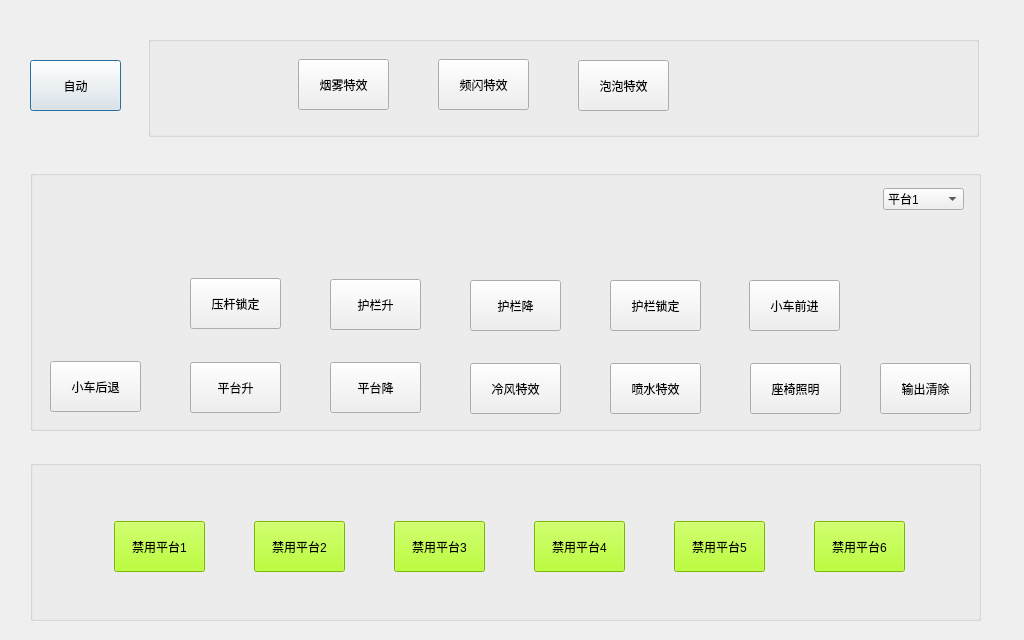
<?xml version="1.0" encoding="UTF-8"?>
<ui version="4.0">
 <class>MotusHand</class>
 <widget class="QDialog" name="MotusHand">
  <property name="geometry">
   <rect>
    <x>0</x>
    <y>0</y>
    <width>1024</width>
    <height>640</height>
   </rect>
  </property>
  <property name="minimumSize">
   <size>
    <width>1024</width>
    <height>640</height>
   </size>
  </property>
  <property name="maximumSize">
   <size>
    <width>1024</width>
    <height>640</height>
   </size>
  </property>
  <property name="windowTitle">
   <string>Dialog</string>
  </property>
  <property name="styleSheet">
   <string notr="true">#MotusHand{background-image: url(:/picture/handbackground.png);}</string>
  </property>
  <widget class="QPushButton" name="handButton">
   <property name="geometry">
    <rect>
     <x>30</x>
     <y>60</y>
     <width>91</width>
     <height>51</height>
    </rect>
   </property>
   <property name="text">
    <string>自动</string>
   </property>
  </widget>
  <widget class="QGroupBox" name="platfromAbleGroupBox">
   <property name="geometry">
    <rect>
     <x>30</x>
     <y>460</y>
     <width>951</width>
     <height>161</height>
    </rect>
   </property>
   <property name="title">
    <string/>
   </property>
   <widget class="QPushButton" name="disablePlatfrom1">
    <property name="geometry">
     <rect>
      <x>84</x>
      <y>61</y>
      <width>91</width>
      <height>51</height>
     </rect>
    </property>
    <property name="styleSheet">
     <string notr="true">background-color: rgb(170, 255, 0);</string>
    </property>
    <property name="text">
     <string>禁用平台1</string>
    </property>
   </widget>
   <widget class="QPushButton" name="disablePlatfrom3">
    <property name="geometry">
     <rect>
      <x>364</x>
      <y>61</y>
      <width>91</width>
      <height>51</height>
     </rect>
    </property>
    <property name="styleSheet">
     <string notr="true">background-color: rgb(170, 255, 0);</string>
    </property>
    <property name="text">
     <string>禁用平台3</string>
    </property>
   </widget>
   <widget class="QPushButton" name="disablePlatfrom4">
    <property name="geometry">
     <rect>
      <x>504</x>
      <y>61</y>
      <width>91</width>
      <height>51</height>
     </rect>
    </property>
    <property name="styleSheet">
     <string notr="true">background-color: rgb(170, 255, 0);</string>
    </property>
    <property name="text">
     <string>禁用平台4</string>
    </property>
   </widget>
   <widget class="QPushButton" name="disablePlatfrom5">
    <property name="geometry">
     <rect>
      <x>644</x>
      <y>61</y>
      <width>91</width>
      <height>51</height>
     </rect>
    </property>
    <property name="styleSheet">
     <string notr="true">background-color: rgb(170, 255, 0);</string>
    </property>
    <property name="text">
     <string>禁用平台5</string>
    </property>
   </widget>
   <widget class="QPushButton" name="disablePlatfrom6">
    <property name="geometry">
     <rect>
      <x>784</x>
      <y>61</y>
      <width>91</width>
      <height>51</height>
     </rect>
    </property>
    <property name="styleSheet">
     <string notr="true">background-color: rgb(170, 255, 0);</string>
    </property>
    <property name="text">
     <string>禁用平台6</string>
    </property>
   </widget>
   <widget class="QPushButton" name="disablePlatfrom2">
    <property name="geometry">
     <rect>
      <x>224</x>
      <y>61</y>
      <width>91</width>
      <height>51</height>
     </rect>
    </property>
    <property name="styleSheet">
     <string notr="true">background-color: rgb(170, 255, 0);</string>
    </property>
    <property name="text">
     <string>禁用平台2</string>
    </property>
   </widget>
  </widget>
  <widget class="QGroupBox" name="handFunctionGroupBox">
   <property name="geometry">
    <rect>
     <x>30</x>
     <y>170</y>
     <width>951</width>
     <height>261</height>
    </rect>
   </property>
   <property name="title">
    <string/>
   </property>
   <widget class="QPushButton" name="carFront">
    <property name="geometry">
     <rect>
      <x>719</x>
      <y>110</y>
      <width>91</width>
      <height>51</height>
     </rect>
    </property>
    <property name="text">
     <string>小车前进</string>
    </property>
   </widget>
   <widget class="QPushButton" name="guardBarUp">
    <property name="geometry">
     <rect>
      <x>300</x>
      <y>109</y>
      <width>91</width>
      <height>51</height>
     </rect>
    </property>
    <property name="text">
     <string>护栏升</string>
    </property>
   </widget>
   <widget class="QPushButton" name="guardBarDown">
    <property name="geometry">
     <rect>
      <x>440</x>
      <y>110</y>
      <width>91</width>
      <height>51</height>
     </rect>
    </property>
    <property name="text">
     <string>护栏降</string>
    </property>
   </widget>
   <widget class="QPushButton" name="guardBarLock">
    <property name="geometry">
     <rect>
      <x>580</x>
      <y>110</y>
      <width>91</width>
      <height>51</height>
     </rect>
    </property>
    <property name="text">
     <string>护栏锁定</string>
    </property>
   </widget>
   <widget class="QPushButton" name="pressureBarLock">
    <property name="geometry">
     <rect>
      <x>160</x>
      <y>108</y>
      <width>91</width>
      <height>51</height>
     </rect>
    </property>
    <property name="text">
     <string>压杆锁定</string>
    </property>
   </widget>
   <widget class="QPushButton" name="carBack">
    <property name="geometry">
     <rect>
      <x>20</x>
      <y>191</y>
      <width>91</width>
      <height>51</height>
     </rect>
    </property>
    <property name="text">
     <string>小车后退</string>
    </property>
   </widget>
   <widget class="QPushButton" name="platfromDown">
    <property name="geometry">
     <rect>
      <x>300</x>
      <y>192</y>
      <width>91</width>
      <height>51</height>
     </rect>
    </property>
    <property name="text">
     <string>平台降</string>
    </property>
   </widget>
   <widget class="QPushButton" name="platfromUp">
    <property name="geometry">
     <rect>
      <x>160</x>
      <y>192</y>
      <width>91</width>
      <height>51</height>
     </rect>
    </property>
    <property name="text">
     <string>平台升</string>
    </property>
   </widget>
   <widget class="QComboBox" name="comboBox">
    <property name="geometry">
     <rect>
      <x>853</x>
      <y>18</y>
      <width>81</width>
      <height>22</height>
     </rect>
    </property>
    <item>
     <property name="text">
      <string>平台1</string>
     </property>
    </item>
    <item>
     <property name="text">
      <string>平台2</string>
     </property>
    </item>
    <item>
     <property name="text">
      <string>平台3</string>
     </property>
    </item>
    <item>
     <property name="text">
      <string>平台4</string>
     </property>
    </item>
    <item>
     <property name="text">
      <string>平台5</string>
     </property>
    </item>
    <item>
     <property name="text">
      <string>平台6</string>
     </property>
    </item>
   </widget>
   <widget class="QPushButton" name="coldWind">
    <property name="geometry">
     <rect>
      <x>440</x>
      <y>193</y>
      <width>91</width>
      <height>51</height>
     </rect>
    </property>
    <property name="text">
     <string>冷风特效</string>
    </property>
   </widget>
   <widget class="QPushButton" name="sprayWater">
    <property name="geometry">
     <rect>
      <x>580</x>
      <y>193</y>
      <width>91</width>
      <height>51</height>
     </rect>
    </property>
    <property name="text">
     <string>喷水特效</string>
    </property>
   </widget>
   <widget class="QPushButton" name="seatLight">
    <property name="geometry">
     <rect>
      <x>720</x>
      <y>193</y>
      <width>91</width>
      <height>51</height>
     </rect>
    </property>
    <property name="text">
     <string>座椅照明</string>
    </property>
   </widget>
   <widget class="QPushButton" name="outputClear">
    <property name="geometry">
     <rect>
      <x>850</x>
      <y>193</y>
      <width>91</width>
      <height>51</height>
     </rect>
    </property>
    <property name="text">
     <string>输出清除</string>
    </property>
   </widget>
  </widget>
  <widget class="QGroupBox" name="mainGroupBox">
   <property name="geometry">
    <rect>
     <x>148</x>
     <y>36</y>
     <width>831</width>
     <height>101</height>
    </rect>
   </property>
   <property name="title">
    <string/>
   </property>
   <widget class="QPushButton" name="smokeEffect">
    <property name="geometry">
     <rect>
      <x>150</x>
      <y>23</y>
      <width>91</width>
      <height>51</height>
     </rect>
    </property>
    <property name="text">
     <string>烟雾特效</string>
    </property>
   </widget>
   <widget class="QPushButton" name="strobeEffect">
    <property name="geometry">
     <rect>
      <x>290</x>
      <y>23</y>
      <width>91</width>
      <height>51</height>
     </rect>
    </property>
    <property name="text">
     <string>频闪特效</string>
    </property>
   </widget>
   <widget class="QPushButton" name="hubbleEffect">
    <property name="geometry">
     <rect>
      <x>430</x>
      <y>24</y>
      <width>91</width>
      <height>51</height>
     </rect>
    </property>
    <property name="text">
     <string>泡泡特效</string>
    </property>
   </widget>
  </widget>
 </widget>
 <resources/>
 <connections/>
</ui>
